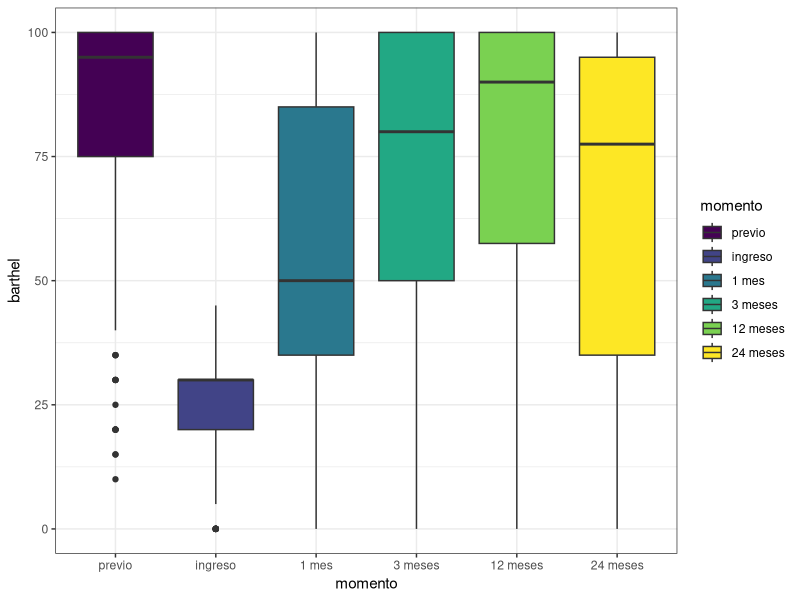
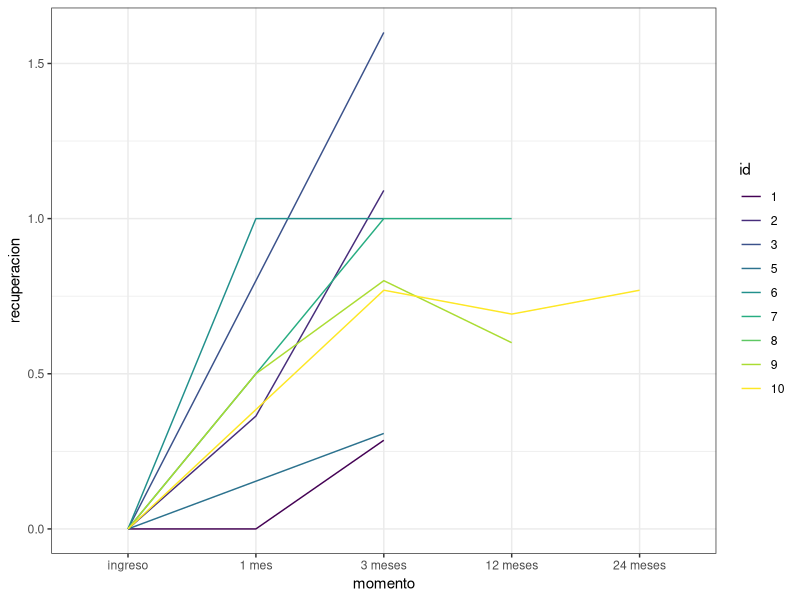

Recreate these plots in R, in order. (Note: this script raises an error after producing the figures.)
## ---- chunk 1
knitr::opts_chunk$set(echo = F)
library(readxl)
library(tidyverse)
library(rstatix)# para hacer ANOVA RM
library(GGally)
library(lme4)
library(lmerTest) #para incluir los p valores
library(kableExtra)
## ---- chunk 2
data <- read_xlsx('recuperacion_funcional.xlsx') %>% filter(id!=53)
## ---- chunk 3
data <- data %>% 
   mutate(momento = factor(momento,
                           levels=c('previo', 'ingreso', 
                                   '1 mes', '3 meses', 
                                   '12 meses', '24 meses')))
## ---- chunk 4
data$momento %>% table() %>% t() %>%  kable() %>%
   kable_styling(latex_options = 'HOLD_position')
## ---- chunk 5
data %>% ggplot()+
   geom_boxplot(aes(x=momento, y=barthel, fill=momento))+
   theme(legend.position = 'none')+
   theme_bw()+scale_fill_viridis_d()
## ---- chunk 6
b_prev <- data %>% filter(momento=='previo') %>% 
   mutate(b_prev = barthel) %>% select(id,b_prev) %>% unique()
b_ini <- data %>% filter(momento=='ingreso') %>% 
   mutate(b_ini = barthel) %>% select(id,b_ini) %>% unique()
data <- data %>% left_join(b_prev, by='id')%>% left_join(b_ini, by='id')
## ---- chunk 7
data %>% filter(id%in%c(1:10), momento!='previo') %>% ggplot()+
   geom_line(aes(x=momento, y=recuperacion, group = factor(id),
                 color=factor(id)))+
   labs(color='id')+
   theme_bw()+
   scale_color_viridis_d()
## ---- chunk 8
# ya se hizo antes, en datos sobre momentos para verificar como se creaba recuperacion
data <- data %>% filter(momento!='previo')
## ---- chunk 9
data = data %>%  
   mutate(momento2 = case_when(momento == "ingreso" ~ -1,
                              momento == "1 mes" ~ 0,
                              momento == "3 meses" ~ 2,
                              momento == "12 meses" ~ 11,
                              momento == "24 meses" ~ 23,
                              TRUE ~ NA_real_))
## ---- chunk 10
data <- data %>% 
   mutate(edad2 = edad - 60,
          tratamiento = as.factor(tratamiento),
          domicilio = as.factor(domicilio),
          sexo = as.factor(sexo),
          id = as.factor(id))
## ---- chunk 11
mod0 <- lmer(recuperacion~ momento2 + (1|id), data = data)
summary(mod0)

mod1 <- lmer(recuperacion~ momento2 + (momento2|id), data = data)

anova(mod0,mod1)
## ---- chunk 12
#edad y sexo efectos fijos porque no cambian dentro del mismo id
mod0 = lmer(recuperacion ~ 1 + (momento2|id), data= data)
summary(mod0, ddf = "Kenward-Roger")
mod0 = lmer(recuperacion ~ sexo + edad2 + domicilio + (momento2|id), data= data)
summary(mod0, ddf = "Kenward-Roger")
## ---- chunk 13
mod1= lmer(recuperacion ~ edad2 + tratamiento + (momento2|id),data= data)
summary(mod1, ddf = "Kenward-Roger")
## ---- chunk 14
mod2= lmer(recuperacion ~ barthel + edad +  tratamiento+ (momento|id),data= data)
summary(mod2, ddf = "Kenward-Roger")
## ---- chunk 15
mod3 <- lmer(recuperacion ~ barthel + momento + tratamiento +
                            momento:tratamiento +
                            edad + (momento | id),
             data = data)
summary(mod3, ddf = "Kenward-Roger")
## ---- chunk 16
#peeero:

#MODELO FINAL)?
mod4= lmer(recuperacion ~ barthel*momento  + edad + (momento|id),data= data)
summary(mod4, ddf = "Kenward-Roger")

#si se detecta que la relación entre el barthel y la recuperación cambia con el tiempo


#PROBLEMA: HAY MUCHOS BOUNDARY, NO SE VAN CON NADA :(
